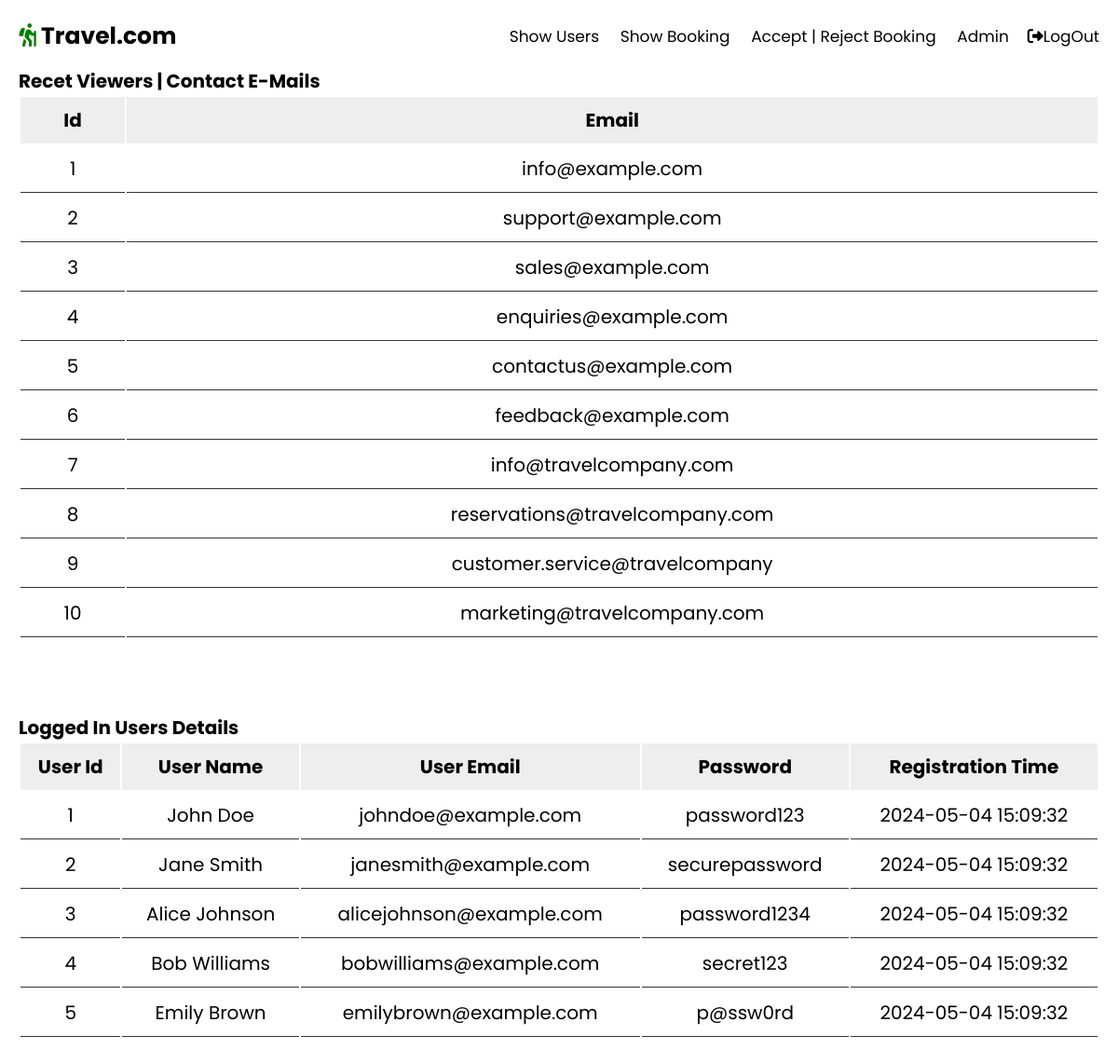
The app's page /admin/admindashboard.php with its own data.
### tables this page shows
CREATE TABLE IF NOT EXISTS contact_emails (
    id INT AUTO_INCREMENT PRIMARY KEY,
    email_id VARCHAR(30)
);

CREATE TABLE IF NOT EXISTS users (
    user_id INT AUTO_INCREMENT PRIMARY KEY,
    user_name VARCHAR(30) NOT NULL,
    email_id VARCHAR(30) NOT NULL,
    password VARCHAR(15) NOT NULL,
    registration_time TIMESTAMP DEFAULT CURRENT_TIMESTAMP
);

### admin/admindashboard.php (the view, shortened to what this page needs)
<?php
@include '../db_conn.php';
?>
<!DOCTYPE html>
<html lang="en">
<head>
   <link rel="stylesheet" href="https://cdnjs.cloudflare.com/ajax/libs/font-awesome/5.15.4/css/all.min.css">
   <link rel="stylesheet" href="../css/admindashboard.css">
</head>
<body>
   <div>
      <br><br>
   </div>
   <div class="container">
      <?php
      $select = mysqli_query($conn, "SELECT * FROM contact_emails");
      ?>
      <div class="product-display">
         <h1>Recet Viewers | Contact E-Mails</h1>
         <table class="product-display-table">
            <thead>
               <tr>
                  <th>Id</th>
                  <th>Email</th>
               </tr>
            </thead>
            <?php while ($row = mysqli_fetch_assoc($select)) { ?>
               <tr>
                  <td><?php echo $row['id']; ?></td>
                  <td><?php echo $row['email_id']; ?></td>
               </tr>
            <?php } ?>
         </table>
      </div>
   </div>
   <div class="container">
      <?php
      $select = mysqli_query($conn, "SELECT * FROM users");
      ?>
      <div class="product-display">
         <h1>Logged In Users Details</h1>
         <table class="product-display-table">
            <thead>
               <tr>
                  <th>User Id</th>
                  <th>User Name</th>
                  <th>User Email</th>
                  <th>Password</th>
                  <th>Registration Time</th>
               </tr>
            </thead>
            <?php while ($row = mysqli_fetch_assoc($select)) { ?>
               <tr>
                  <td><?php echo $row['user_id']; ?></td>
                  <td><?php echo $row['user_name']; ?></td>
                  <td><?php echo $row['email_id']; ?></td>
                  <td><?php echo $row['password']; ?></td>
                  <td><?php echo $row['registration_time']; ?></td>
               </tr>
            <?php } ?>
         </table>
      </div>
   </div>
</body>
</html>

### css/admindashboard.css (style rules this page uses)
:root { --green:#27ae60; --black:#333; --white:#fff; --bg-color:#eee; --box-shadow:0 .5rem 1rem rgba(0,0,0,.1); --border:.1rem solid var(--black); }
* { font-family: 'Poppins', sans-serif; margin:0; padding:0; box-sizing: border-box; outline: none; border:none; text-decoration: none; }
html { overflow-x: hidden; }
.container { max-width: 1200px; padding:2rem; margin:0 auto; }
.product-display { margin:2rem 0; }
.product-display .product-display-table { width: 100%; text-align: center; }
.product-display .product-display-table thead { background: var(--bg-color); }
.product-display .product-display-table th { padding:1rem; font-size: 2rem; }
.product-display .product-display-table td { padding:1rem; font-size: 2rem; border-bottom: var(--border); }

### css/acceptbooking.css (style rules this page uses)
* { font-family: "Poppins", sans-serif; margin: 0; padding: 0; box-sizing: border-box; outline: none; border: none; text-decoration: none; transition: 0.2s linear; }
html { font-size: 62.5%; overflow-x: hidden; scroll-behavior: smooth; scroll-padding-top: 5rem; }
.header { position: fixed; top: 0; left: 0; right: 0; padding: 2rem 9%; z-index: 1000; display: flex; align-items: center; }
.header .logo { margin-right: auto; font-size: 2.5rem; color: black; font-weight: bolder; }
i { color: green; }
.header .navbar a { margin-left: 2rem; font-size: 1.7rem; color: black; }
.header .icons a div span { font-weight: 400; font-size: 1.7rem; }
.header .icons a div { margin-left: 2rem; font-size: 1.7rem; cursor: pointer; color: black; }
@media (max-width: 1200px) { .header { padding: 2rem; } }

### records on screen
contact_emails: id "1", email "info@example.com"
contact_emails: id "2", email "support@example.com"
contact_emails: id "3", email "sales@example.com"
contact_emails: id "4", email "enquiries@example.com"
contact_emails: id "5", email "contactus@example.com"
contact_emails: id "6", email "feedback@example.com"
contact_emails: id "7", email "info@travelcompany.com"
contact_emails: id "8", email "reservations@travelcompany.com"
contact_emails: id "9", email "customer.service@travelcompany"
contact_emails: id "10", email "marketing@travelcompany.com"
users: user_id "1", user_name "John Doe", email "johndoe@example.com", password "password123", registration_time "2024-05-04 15:09:32"
users: user_id "2", user_name "Jane Smith", email "janesmith@example.com", password "securepassword", registration_time "2024-05-04 15:09:32"
users: user_id "3", user_name "Alice Johnson", email "alicejohnson@example.com", password "password1234", registration_time "2024-05-04 15:09:32"
users: user_id "4", user_name "Bob Williams", email "bobwilliams@example.com", password "secret123", registration_time "2024-05-04 15:09:32"
users: user_id "5", user_name "Emily Brown", email "emilybrown@example.com", password "p@ssw0rd", registration_time "2024-05-04 15:09:32"
